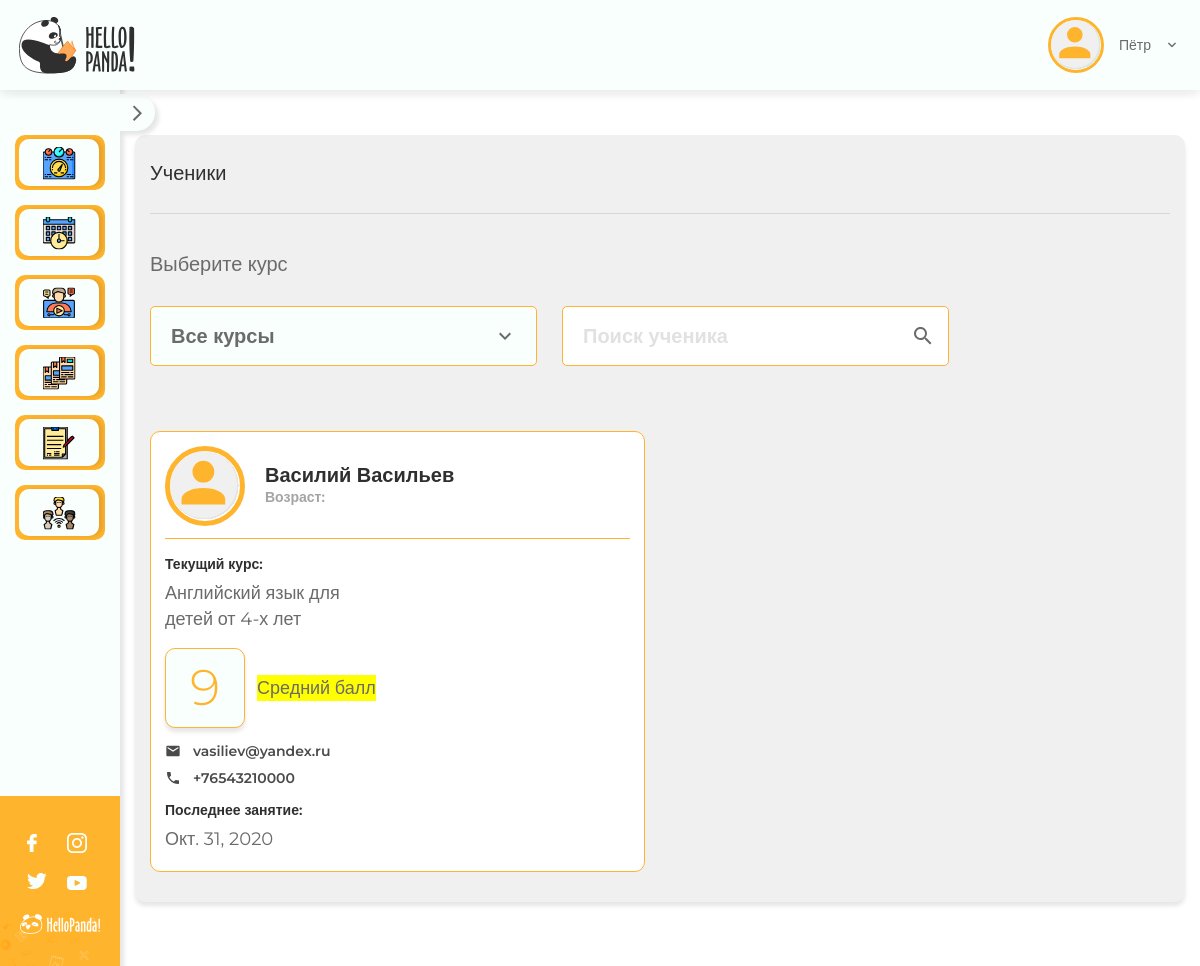
/lk/students/ (signed in), run on the app's committed database.
### course/models.py (models this page shows, shortened)
class PaidCourse(CommonId):
    finished = models.BooleanField(default=False, verbose_name='завершен')
    course = models.ForeignKey(Course, on_delete=models.PROTECT, verbose_name='курс')
    teacher = models.ForeignKey(Teacher, on_delete=models.PROTECT, verbose_name='учитель')
    student = models.ForeignKey(Student, on_delete=models.PROTECT, verbose_name='ученик')
    lessons = models.ManyToManyField(Lesson, through='PaidCourseLesson', related_name='paid_courses')
    class Meta:
        verbose_name = 'оплаченный курс'
        verbose_name_plural = '03 | Оплаченные курсы'

class Course(CommonFields):
    percentage_discount = models.PositiveSmallIntegerField(default=0, verbose_name='скидка в процентах')
    cost = models.PositiveSmallIntegerField(verbose_name='стоимость')
    number_of_lessons = models.ManyToManyField(NumberOfLessons, related_name='courses', verbose_name='количество уроков')
    lessons = models.ManyToManyField(Lesson, through='CourseLesson', related_name='courses')
    def get_discount(self):
        return self.cost / 100 * self.percentage_discount
    get_discount.short_description = 'скидка'
    def get_cost_with_discount(self):
        return self.cost - self.get_discount()
    get_cost_with_discount.short_description = 'стоимость со скидкой'
    class Meta:
        verbose_name = 'курс'
        verbose_name_plural = '01 | Курсы'

class Schedule(models.Model):
    datetime = models.DateTimeField(verbose_name='дата и время урока')
    course = models.ForeignKey(PaidCourse, on_delete=models.PROTECT)
    class Meta:
        verbose_name = 'расписание уроков'
        verbose_name_plural = 'расписания уроков'
        ordering = ('datetime', )

### account/models.py (models this page shows)
class Account(CommonId):
    gender = models.CharField(choices=GENDER, max_length=1, default='U', verbose_name='пол')
    user = models.OneToOneField(get_user_model(), on_delete=models.CASCADE, verbose_name='учётная запись')
    class Meta:
        abstract = True

class Student(Account):
    phone = models.CharField(max_length=20, null=True, blank=True, verbose_name='телефон')
    native_language = models.CharField(max_length=20, null=True, blank=True, verbose_name='родной язык')
    pronunciation = models.CharField(max_length=20, null=True, blank=True, verbose_name='акцент')
    timezone = models.CharField(max_length=32, choices=TIMEZONES, default='UTC', verbose_name='часовой пояс')
    voice_acting = models.CharField(choices=GENDER[1:], max_length=1, default='M', verbose_name='голос озвучки')
    accent_of_voice_acting = models.CharField(max_length=20, null=True, blank=True, verbose_name='акцент голоса озвучки')
    system_notification = models.BooleanField(default=True, verbose_name='системные уведомления')
    support_message = models.BooleanField(default=True, verbose_name='сообщения от службы поддержки')
    payment_info = models.BooleanField(default=True, verbose_name='информация об оплате')
    reminders_about_lessons = models.BooleanField(default=True, verbose_name='напоминания об уроках')
    discounts = models.BooleanField(default=True, verbose_name='скидки, акции, подарки')
    sounds = models.BooleanField(default=False, verbose_name='звуки при выполнении упражнений')
    age = models.PositiveSmallIntegerField(null=True, blank=True, verbose_name='возраст')
    wallet = models.OneToOneField('Wallet', on_delete=models.PROTECT)
    def __str__(self):
        return self.user.get_full_name()
    class Meta:
        verbose_name = 'ученик'
        verbose_name_plural = '02 | Ученики'

### private_side/views.py (the view)
# urls.py: path('students/', StudentsListView.as_view(), name='students'),
class StudentsListView(LoginRequiredMixin, ListView):
    model = PaidCourse
    template_name = 'private/students_list.html'
    def get_queryset(self):
        return super().get_queryset().filter(
            teacher__user=self.request.user,
            finished=False,
        )

### private_side/templatetags/private_side_extras.py (called while the page is built)
@register.filter
def get_last_date_lesson(paid_course: PaidCourse):
    schedules = paid_course.schedule_set.all()
    count_finished_lessons = paid_course.paid_course_lessons.filter(finished=True).count()
    return schedules[count_finished_lessons - 1].datetime if count_finished_lessons else '--'

### templates/private/students_list.html (shortened to what this page needs)
{% extends './_base.html' %}
{% load static private_side_extras %}
{% block content %}
  <div class="personalArea-content">
    <div class="personalArea-block">
      <div class="personalArea-block__top">
        <span class="personalArea-block__title">Ученики</span>
        <div class="personalArea-block__top-b"></div>
      </div>
      <div class="materials materials-second">
        <div class="materials-top">
          <div class="materials-col">
            <div class="input-block input-select">
              <label for="v-4">Выберите курс</label>
              <div class="select">
                <div class="select-main">
                  <div class="select-text">Все курсы</div>
                  <div class="input-icon">
                    <svg width="12" height="8" viewBox="0 0 12 8" fill="none" xmlns="http://www.w3.org/2000/svg"><path d="M10.5938 0.578125L12 1.98438L6 7.98438L0 1.98438L1.40625 0.578125L6 5.17188L10.5938 0.578125Z" fill="#6B6B6B"/></svg>
                  </div>
                </div>
              </div>
            </div>
          </div>
          <div class="materials-col">
            <div class="input-block input-select">
              <div class="input-block__search">
                <input type="text" name="text" placeholder="Поиск ученика">
                <span class="input-block__search-ico"></span>
              </div>
            </div>
          </div>
        </div>
      </div>
      <div class="students">
        <div class="students-row">
          {% for paid_course in object_list %}
            <div class="students-col">
              <div class="students-wrap">
                <div class="students-top">
                  <div class="students-img">
                    <img src="{% static 'img/videoCall-user.svg' %}" alt="">
                  </div>
                  <div class="students-top__info">
                    <span class="students-name">{{ paid_course.student }}</span>
                    <span class="students-age">Возраст: {{ course.student.age }}</span>
                  </div>
                </div>
                <div class="students-block">
                  <span class="students-subtitle">Текущий курс:</span>
                  <p><a href="#">{{ paid_course.course.title }}</a></p>
                </div>
                <div class="students-block">
                  <div class="students-block__row">
                    <div class="students-num">9</div>
                    <p style="background-color: #ff0">Средний балл</p>
                  </div>
                </div>
                <div class="students-block">
                  <ul>
                    <li><a href="mailto:uri2oruio@gmial.com">
                      {{ paid_course.student.user.email }}
                    </a></li>
                    <li>
                      <a href="tel:{{ paid_course.student.phone|default:'--' }}">
                        {{ paid_course.student.phone|default:'--' }}
                      </a></li>
                  </ul>
                </div>
                <div class="students-block">
                  <span class="students-subtitle">Последнее занятие:</span>
                  <p>{{ paid_course|get_last_date_lesson|date }}</p>
                </div>
              </div>
            </div>
          {% endfor %}
        </div>
      </div>
    </div>
  </div>
{% endblock %}

### templates/private/components/header.html (shortened to what this page needs)
{% load static %}
<header class="header header-second">
  <div class="wrapper">
    <div class="header-logo">
      <a href="{% url 'public_side:index' %}">
        <img src="{% static 'img/logo.svg' %}" alt="">
      </a>
    </div>
    <div class="header-lk">
      <div class="header-user">
        <div class="header-user__top">
          <div class="header-user__img">
            <img src="{% static 'img/videoCall-user.svg' %}" alt="">
          </div>
          <span class="header-user__name">{{ user.first_name }}</span>
          <span class="header-user__arrow">
          </span>
        </div>
      </div>
    </div>
  </div>
</header>

### data on the page
PaidCourse: student "Василий Васильев", course "Английский язык для детей от 4-х лет", student.user.email "vasiliev@yandex.ru", student.phone "+76543210000", id.datetime "Окт. 31, 2020"

### other printed values
{{ user.first_name }} "Пётр"
